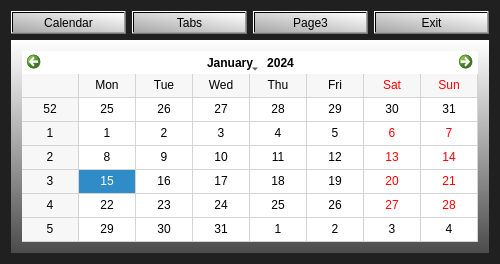
<?xml version="1.0" encoding="UTF-8"?>
<ui version="4.0">
 <class>MainWindow</class>
 <widget class="QMainWindow" name="MainWindow">
  <property name="geometry">
   <rect>
    <x>0</x>
    <y>0</y>
    <width>500</width>
    <height>264</height>
   </rect>
  </property>
  <property name="windowTitle">
   <string>MainWindow</string>
  </property>
  <property name="windowIcon">
   <iconset resource="res.qrc">
    <normaloff>:/img/ico/calendar.png</normaloff>:/img/ico/calendar.png</iconset>
  </property>
  <property name="styleSheet">
   <string notr="true">background-color: qradialgradient(spread:pad, cx:0.5, cy:0.511364, radius:1.91, fx:0.5, fy:0.5, stop:0.375 rgba(32, 32, 32, 255), stop:1 rgba(255, 255, 255, 255));</string>
  </property>
  <widget class="QWidget" name="centralWidget">
   <layout class="QVBoxLayout" name="verticalLayout">
    <item>
     <layout class="QHBoxLayout" name="horizontalLayout">
      <item>
       <widget class="QPushButton" name="pushButton_2">
        <property name="cursor">
         <cursorShape>OpenHandCursor</cursorShape>
        </property>
        <property name="styleSheet">
         <string notr="true">QPushButton
{
   background-color: qlineargradient(spread:pad, x1:0, y1:1, x2:1, y2:0, stop:0 rgba(167, 167, 167, 255), stop:1 rgba(255, 255, 255, 255));
    border-width: 2px;
    border-color:white;
}</string>
        </property>
        <property name="text">
         <string>Calendar</string>
        </property>
       </widget>
      </item>
      <item>
       <widget class="QPushButton" name="pushButton_3">
        <property name="cursor">
         <cursorShape>OpenHandCursor</cursorShape>
        </property>
        <property name="styleSheet">
         <string notr="true">background-color: qlineargradient(spread:pad, x1:0, y1:1, x2:1, y2:0, stop:0 rgba(167, 167, 167, 255), stop:1 rgba(255, 255, 255, 255));</string>
        </property>
        <property name="text">
         <string>Tabs</string>
        </property>
       </widget>
      </item>
      <item>
       <widget class="QPushButton" name="pushButton">
        <property name="cursor">
         <cursorShape>OpenHandCursor</cursorShape>
        </property>
        <property name="styleSheet">
         <string notr="true">background-color: qlineargradient(spread:pad, x1:0, y1:1, x2:1, y2:0, stop:0 rgba(167, 167, 167, 255), stop:1 rgba(255, 255, 255, 255));</string>
        </property>
        <property name="text">
         <string>Page3</string>
        </property>
       </widget>
      </item>
      <item>
       <widget class="QPushButton" name="pushButton_4">
        <property name="cursor">
         <cursorShape>OpenHandCursor</cursorShape>
        </property>
        <property name="styleSheet">
         <string notr="true">background-color: qlineargradient(spread:pad, x1:0, y1:1, x2:1, y2:0, stop:0 rgba(167, 167, 167, 255), stop:1 rgba(255, 255, 255, 255));</string>
        </property>
        <property name="text">
         <string>Exit</string>
        </property>
       </widget>
      </item>
     </layout>
    </item>
    <item>
     <widget class="QStackedWidget" name="stackedWidget">
      <property name="styleSheet">
       <string notr="true">background-color: rgb(255, 255, 255);</string>
      </property>
      <property name="currentIndex">
       <number>0</number>
      </property>
      <widget class="QWidget" name="page">
       <property name="styleSheet">
        <string notr="true">background-color: qlineargradient(spread:reflect, x1:1, y1:1, x2:1, y2:0, stop:0 rgba(75, 75, 75, 255), stop:1 rgba(255, 255, 255, 255));</string>
       </property>
       <layout class="QVBoxLayout" name="verticalLayout_3">
        <item>
         <widget class="QCalendarWidget" name="calendarWidget">
          <property name="styleSheet">
           <string notr="true">background-color: rgb(255, 255, 255);
color: rgb(0, 0, 0);
border-color: rgb(0, 0, 0);
border-width: 5px;
</string>
          </property>
          <property name="gridVisible">
           <bool>true</bool>
          </property>
         </widget>
        </item>
       </layout>
      </widget>
      <widget class="QWidget" name="page_2">
       <property name="styleSheet">
        <string notr="true">background-color: rgb(225, 255, 140);</string>
       </property>
       <layout class="QVBoxLayout" name="verticalLayout_2">
        <item>
         <widget class="QTabWidget" name="tabWidget">
          <property name="currentIndex">
           <number>0</number>
          </property>
          <widget class="QWidget" name="tab">
           <property name="styleSheet">
            <string notr="true">background-color: rgb(255, 255, 255);</string>
           </property>
           <attribute name="title">
            <string>1</string>
           </attribute>
          </widget>
          <widget class="QWidget" name="tab_2">
           <property name="styleSheet">
            <string notr="true">background-color: rgb(255, 255, 255);</string>
           </property>
           <attribute name="title">
            <string>2</string>
           </attribute>
          </widget>
         </widget>
        </item>
       </layout>
      </widget>
      <widget class="QWidget" name="page_3"/>
     </widget>
    </item>
   </layout>
  </widget>
 </widget>
 <layoutdefault spacing="6" margin="11"/>
 <resources>
  <include location="res.qrc"/>
 </resources>
 <connections/>
</ui>
